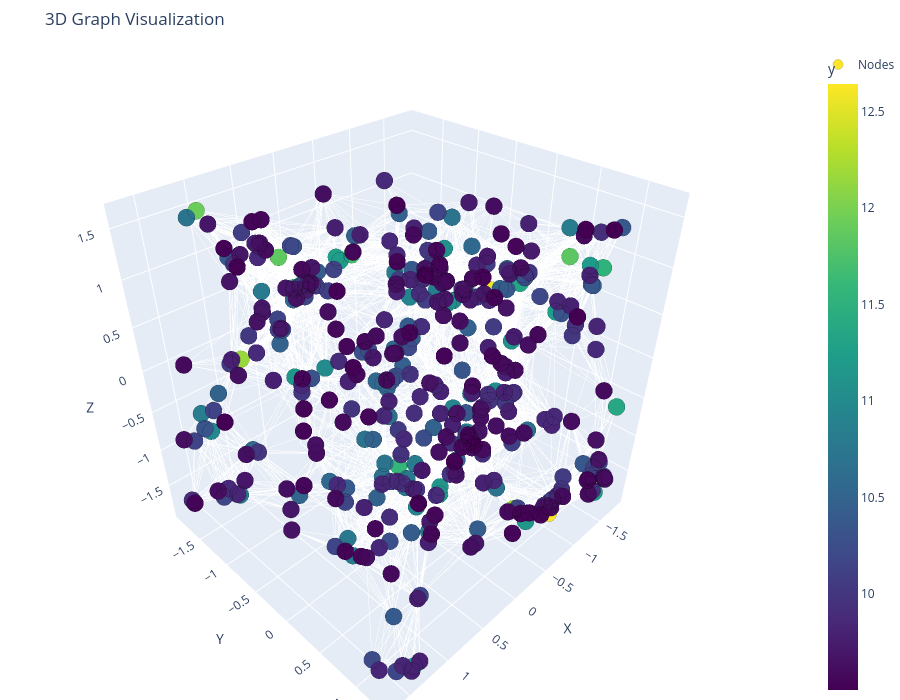

Notebook code cell kept with this figure:
### Code cell
plot_3d_graph(G_kdtree)

### Figure 1 — Plotly figure (JSON) as saved in the notebook; plotly's stock layout.template omitted (floating-point values rounded to 4 significant figures; data arrays with more than 128 entries replaced by an {"elided": "..."} marker saying what was removed)
{"data": [{"hoverinfo": "skip", "line": {"color": "rgba(125, 125, 125, 0.05)", "width": 1}, "mode": "lines", "showlegend": false, "type": "scatter3d", "x": {"elided": "20481 float values"}, "y": {"elided": "20481 float values"}, "z": {"elided": "20481 float values"}}, {"hovertemplate": "%{text}<extra></extra>", "marker": {"color": {"elided": "406 float values"}, "colorbar": {"title": {"text": "y"}}, "colorscale": [[0, "#440154"], [0.1111, "#482878"], [0.2222, "#3e4989"], [0.3333, "#31688e"], [0.4444, "#26828e"], [0.5556, "#1f9e89"], [0.6667, "#35b779"], [0.7778, "#6ece58"], [0.8889, "#b5de2b"], [1, "#fde725"]], "line": {"color": "rgba(0, 0, 0, 0.3)", "width": 0.5}, "showscale": true, "size": 10}, "mode": "markers", "name": "Nodes", "text": {"elided": "406 str values"}, "type": "scatter3d", "x": {"elided": "406 float values"}, "y": {"elided": "406 float values"}, "z": {"elided": "406 float values"}}], "layout": {"height": 700, "margin": {"b": 0, "l": 0, "r": 0, "t": 50}, "scene": {"aspectmode": "data", "xaxis": {"title": {"text": "X"}}, "yaxis": {"title": {"text": "Y"}}, "zaxis": {"title": {"text": "Z"}}}, "title": {"text": "3D Graph Visualization"}, "width": 900}}
